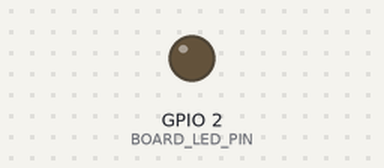
Recording of a sketch running on a simulated ESP8266 (NodeMCU). On the bench: output pins drawn as LEDs (lit = HIGH). What the sketch prints to the serial monitor is not drawn.

Above: at 0.05 s.
At 3.45 s:
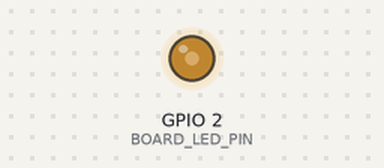
Timing chart, 0 to 8.0 s (numbered marks = the images above):
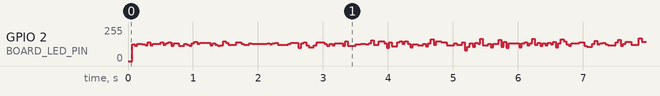

The sketch:

CPU_SpeedTest_PrimNos.ino
```cpp
/*
  Based on:

  PrimeNos: by Nick Gammon
  ESP8266 Arduino port m. ray burnette
*/

extern "C" {
#include "user_interface.h"
}

#include <ESP8266WiFi.h>                                    // for the low power function
//#include <Streaming.h>
#define BOARD_LED_PIN  2
#define FREQUENCY     80                                    // valid 80, 160

// just add more primes to the prime table for larger search
// byte data type to save memory - use a larger datatype with prime table entries above 255 :)
byte primes[]= {
    2, 3, 5, 7, 11, 13, 17, 19, 23, 29, 31, 37, 41, 43, 47, 53, 59, 61, 67, 71, 73, 79, 83, 89, 97, 101,
    102, 107, 109, 113, 127, 131,  137 , 139, 149, 151, 157, 163, 167, 173,  179, 181, 191, 193, 197,
    199, 211, 223, 227, 229, 233, 239, 241, 251 };

// if you change the datatype of primes array to int, change next line to
// "const int TopPrimeIndex = (sizeof(primes)/2) - 1;"

const unsigned int  TopPrimeIndex = sizeof(primes) - 1;
const unsigned long TopPrimeSquared = (long)primes[TopPrimeIndex] * (long)primes[TopPrimeIndex];
int primeFlag;
unsigned long t = 0;


void setup()
{

  WiFi.forceSleepBegin();                                   // turn off ESP8266 RF
  delay(1);                                                 // give RF section time to shutdown
  // yield();                                               // generally same as delay(1) but inconsistent
  //system_update_cpu_freq(FREQUENCY);                      //Override IDE CPU Frequency settings

  pinMode(BOARD_LED_PIN, OUTPUT);
  Serial.begin(115200);

  Serial.println(" --------------------- ");
  Serial.println("Prime Number Generator by Nick Gammon\r\n");
  Serial.println("ESP8266 port by Ray Burnette\r\n\r\n");
  Serial.print("Number of primes in prime table = ");
  Serial.println(TopPrimeIndex);
  Serial.print("Last prime in table =  ");
  Serial.println((unsigned int)primes[TopPrimeIndex]);
  Serial.print("Calculating primes through ");
  Serial.println(TopPrimeSquared);
  Serial.println("Starting uS timer now... ");
  t = micros();
}


void loop()
{
    for (long x = 1; x < TopPrimeSquared; x+=2)             // skips even numbers, including 2, which is prime, but it makes algorithm tad faster
      {
            for (long j=0; j < TopPrimeIndex; j++){
            primeFlag = true;

            if (x == primes[j]) break;

            if (x % primes[j] == 0){                        // if the test number modolo (next number from prime table) == 0
                primeFlag = false;                          //  then test number is not prime, bailout and check the next number
                break;
            }
            delay(0);
        }
        if (primeFlag == true)                              // found a prime
        {
            digitalWrite(BOARD_LED_PIN,!digitalRead(BOARD_LED_PIN));
            yield();
            //Serial.println(x);
        }
      }
    unsigned long endtTime = micros()-t;
    Serial.print("Timer uS: ");
    Serial.println(endtTime);
    Serial.println("Test terminated.  Press Reset to rerun.");
    for(;;) yield() ;                                       // infinite loop with yield to prevent WDT
}
```
